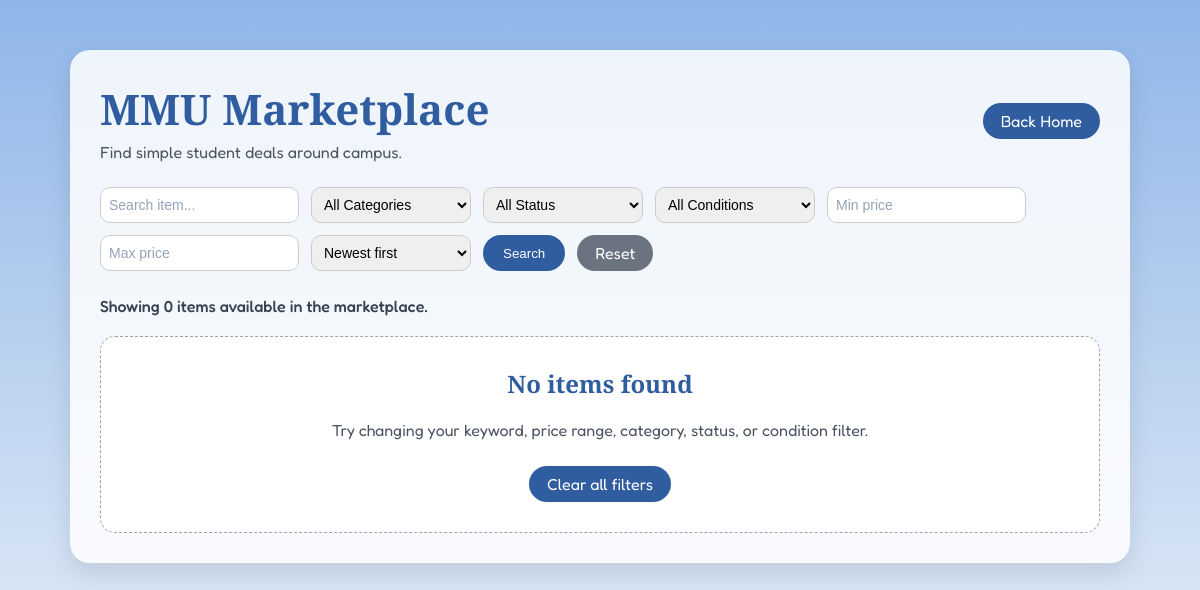
/marketplace, run on an earlier commit of the app's database.
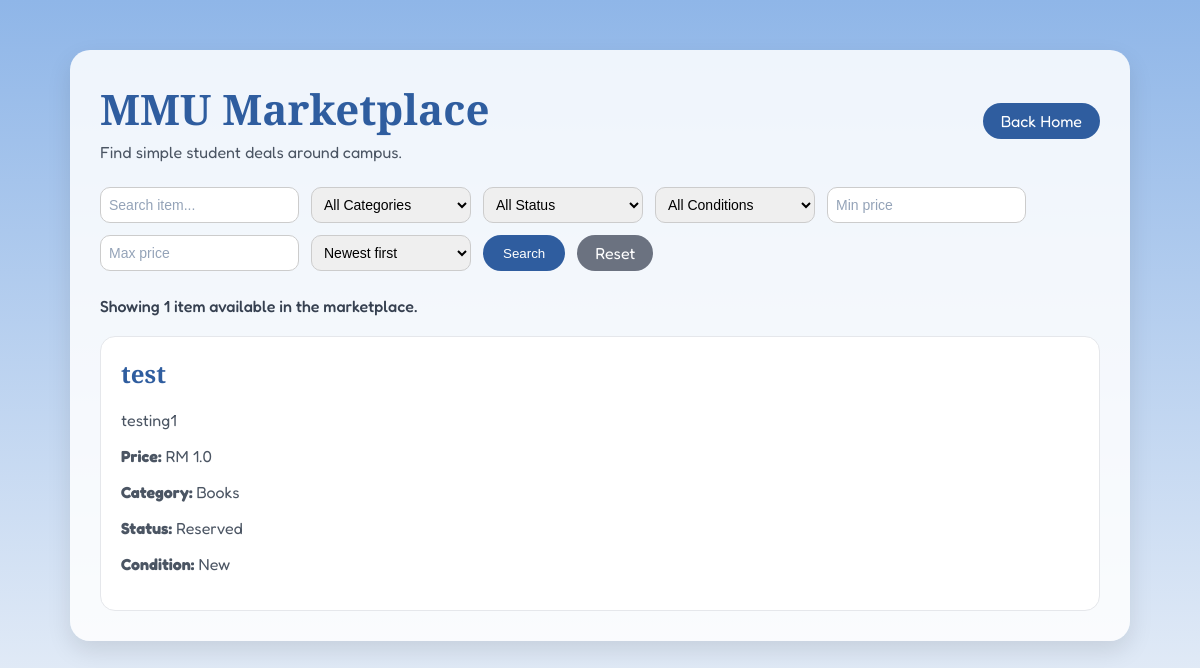
And on a later commit of the database.
### tables this page shows
CREATE TABLE item(
                   id INTEGER PRIMARY KEY AUTOINCREMENT,
                   title TEXT NOT NULL,
                   description TEXT NOT NULL,
                   category_id INTEGER NOT NULL,
                   status_id INTEGER NOT NULL,
                   condition_id INTEGER,
                   price REAL NOT NULL, image TEXT,
                   FOREIGN KEY(category_id) REFERENCES category(id),
                   FOREIGN KEY(status_id) REFERENCES status(id),
                   FOREIGN KEY(condition_id) REFERENCES item_condition(id)
                   );

CREATE TABLE category(
                   id INTEGER PRIMARY KEY AUTOINCREMENT,
                   name TEXT NOT NULL UNIQUE
                   
                   );

CREATE TABLE status(
                   id INTEGER PRIMARY KEY AUTOINCREMENT,
                   condition TEXT NOT NULL UNIQUE
                   
                   );

### app.py (the view, shortened to what this page needs)
@app.route("/marketplace", methods=['GET'])
def marketplace():
    search = request.args.get("search", "").strip()
    category = request.args.get("category", "").strip()
    status = request.args.get("status", "").strip()
    condition = request.args.get("condition", "").strip()
    min_price = request.args.get("min_price", "").strip()
    max_price = request.args.get("max_price", "").strip()
    sort = request.args.get("sort", "newest").strip()
    sort_options = {
        "newest": {
            "label": "Newest first",
            "order_by": "item.id DESC"
        },
        "price_low": {
            "label": "Price: Low to High",
            "order_by": "item.price ASC"
        },
        "price_high": {
            "label": "Price: High to Low",
            "order_by": "item.price DESC"
        },
        "title_az": {
            "label": "Title: A to Z",
            "order_by": "item.title ASC"
        }
    }
    if sort not in sort_options:
        sort = "newest"
    connect = sqlite3.connect("database.db")
    cursor = connect.cursor()
    cursor.execute("SELECT * FROM category")
    categories_list = cursor.fetchall()
    cursor.execute("SELECT * FROM status")
    status_list = cursor.fetchall()
    cursor.execute("SELECT * FROM item_condition")
    conditions_list = cursor.fetchall()
    category_names = {str(row[0]): row[1] for row in categories_list}
    status_names = {str(row[0]): row[1] for row in status_list}
    condition_names = {str(row[0]): row[1] for row in conditions_list}
    if category and category not in category_names:
        category = ""
    if status and status not in status_names:
        status = ""
    if condition and condition not in condition_names:
        condition = ""
    query = """
            SELECT item.id, item.title, item.description, item.price,
                   category.name, status.condition,
                   COALESCE(item_condition.name, 'Not specified')
            FROM item
            JOIN category ON item.category_id = category.id
            JOIN status ON item.status_id = status.id
            LEFT JOIN item_condition ON item.condition_id = item_condition.id
            WHERE 1 = 1
            """
    values = []
    if category:
        query += " AND item.category_id = ?"
        values.append(category)
    if status:
        query += " AND item.status_id = ?"
        values.append(status)
    if condition:
        query += " AND item.condition_id = ?"
        values.append(condition)
    min_price_value = None
    max_price_value = None
    if min_price_value is not None and max_price_value is not None and min_price_value > max_price_value:
        min_price_value, max_price_value = max_price_value, min_price_value
        min_price, max_price = max_price, min_price
    if min_price_value is not None:
        query += " AND item.price >= ?"
        values.append(min_price_value)
    if max_price_value is not None:
        query += " AND item.price <= ?"
        values.append(max_price_value)
    query += " ORDER BY " + sort_options[sort]["order_by"]
    cursor.execute(query, values)
    items = cursor.fetchall()
    connect.close()
    active_params = {}
    if search:
        active_params["search"] = search
    if category:
        active_params["category"] = category
    if status:
        active_params["status"] = status
    if condition:
        active_params["condition"] = condition
    if min_price:
        active_params["min_price"] = min_price
    if max_price:
        active_params["max_price"] = max_price
    if sort != "newest":
        active_params["sort"] = sort
    active_filters = []
    def add_active_filter(key, label, value):
        remove_params = active_params.copy()
        remove_params.pop(key, None)
        active_filters.append({
            "label": label,
            "value": value,
            "remove_url": url_for("marketplace", **remove_params)
        })
    if search:
        add_active_filter("search", "Keyword", search)
    if category:
        add_active_filter("category", "Category", category_names[category])
    if status:
        add_active_filter("status", "Status", status_names[status])
    if condition:
        add_active_filter("condition", "Condition", condition_names[condition])
    if min_price:
        add_active_filter("min_price", "Min price", "RM " + min_price)
    if max_price:
        add_active_filter("max_price", "Max price", "RM " + max_price)
    if sort != "newest":
        add_active_filter("sort", "Sort", sort_options[sort]["label"])
    return render_template("marketplace.html",
                           items=items,
                           categories=categories_list,
                           status=status_list,
                           conditions=conditions_list,
                           sort_options=sort_options,
                           active_filters=active_filters,
                           search=search,
                           selected_category=category,
                           selected_status=status,
                           selected_condition=condition,
                           min_price=min_price,
                           max_price=max_price,
                           selected_sort=sort)

### templates/marketplace.html (shortened to what this page needs)
{% extends "base.html" %}
{% block content %}
<main class="marketplace-page">
    <section class="marketplace-box">
        <header class="marketplace-top">
            <div>
                <h1>MMU Marketplace</h1>
                <p>Find simple student deals around campus.</p>
            </div>
            <a href="{{ url_for('home') }}">Back Home</a>
        </header>
        <form class="marketplace-filter" method="GET" action="{{ url_for('marketplace') }}">
            <input type="text" name="search" placeholder="Search item..." value="{{ search }}">
            <select name="category">
                <option value="">All Categories</option>
            </select>
            <select name="status">
                <option value="">All Status</option>
            </select>
            <select name="condition">
                <option value="">All Conditions</option>
            </select>
            <input type="number" name="min_price" placeholder="Min price" min="0" step="0.01" value="{{ min_price }}">
            <input type="number" name="max_price" placeholder="Max price" min="0" step="0.01" value="{{ max_price }}">
            <select name="sort">
                {% for sort_key, sort_data in sort_options.items() %}
                <option value="{{ sort_key }}" {% if selected_sort==sort_key %}selected{% endif %}>{{ sort_data.label }}
                </option>
                {% endfor %}
            </select>
            <button type="submit">Search</button>
            <a href="{{ url_for('marketplace') }}">Reset</a>
        </form>
        <div class="marketplace-summary">
            <p>
                Showing {{ items|length }} item{% if items|length != 1 %}s{% endif %}
                {% if active_filters %}matching your search and filters{% else %}available in the marketplace{% endif
                %}.
            </p>
        </div>
        <div class="simple-listing-grid">
            {% for item_id, title, description, price, category_name, status_name, condition_name in items %}
            <article class="simple-listing-card">
                <h2>{{ title }}</h2>
                <p>{{ description }}</p>
                <p><b>Price:</b> RM {{ price }}</p>
                <p><b>Category:</b> {{ category_name }}</p>
                <p><b>Status:</b> {{ status_name }}</p>
                <p><b>Condition:</b> {{ condition_name }}</p>
            </article>
            {% else %}
            <div class="empty-marketplace">
                <h2>No items found</h2>
                <p>Try changing your keyword, price range, category, status, or condition filter.</p>
                <a href="{{ url_for('marketplace') }}">Clear all filters</a>
            </div>
            {% endfor %}
        </div>
    </section>
</main>
{% endblock %}

What changed in the data, as far as the page shows it:
added item: title "test", description "testing1", price "1.0", name "Books", condition "Reserved", condition_name "New"
Also different on the page:
{{ items|length }}: "0" → "1"
text no longer shown: "s No items found Try changing your keyword, price range, category, status, or condition filter. Clear all filters"
